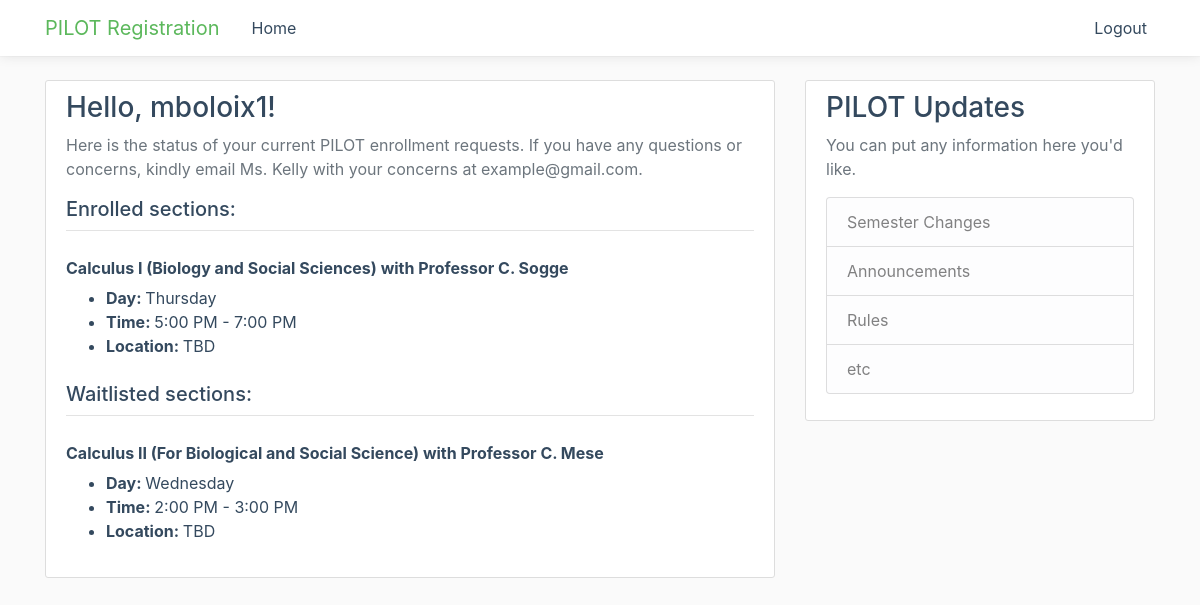
The app's page /status/ (signed in) with its own data.
### one/models.py (models this page shows, shortened)
class StudentUser(models.Model):
	user = models.OneToOneField(User, on_delete=models.CASCADE)
	hopid = models.CharField(max_length=200)
	jhed = models.CharField(max_length=200)
	major = models.CharField(max_length=100)
	grad_year = models.CharField(max_length=4)
	pre_health = models.BooleanField(default=False)

class Meeting(models.Model):
	course = models.ForeignKey(Course, on_delete=models.CASCADE)
	start_time = models.CharField(max_length=15)
	end_time = models.CharField(max_length=15)
	day = models.CharField(max_length=10, choices=DAYS)
	location = models.CharField(max_length=200, default='TBD')
	max = models.IntegerField(default=15)
	enrollment = models.IntegerField(default=0)
	waitlist = models.ManyToManyField(StudentUser, blank=True, related_name="waitlist")
	students = models.ManyToManyField(StudentUser, blank=True, related_name="students")

class Course(models.Model):
	name = models.CharField(max_length=200)
	prof = models.CharField(max_length=200)
	code = models.CharField(max_length=200, default='0')
	def __str__(self):
		return self.name + ' with Professor ' + self.prof

### one/views.py (the view)
# urls.py: path('status/', views.status, name='status'),
@login_required
def status(request):
	if request.method == 'POST':
		student = get_object_or_404(StudentUser, user=request.user)
		if not StudentUser.objects.filter(user=request.user.id).exists():
			return render(request, 'one/welcome.html/')
		elif not Meeting.objects.filter(students=student).exists() or Meeting.objects.filter(waitlist=student).exists():
			return redirect('one:results', pk=student.id)
	else:
		user = request.user
		student = get_object_or_404(StudentUser, user=user)
		enrolled = list(Meeting.objects.filter(students=student))
		waitlist = list(Meeting.objects.filter(waitlist=student))
		context = {
			'title': 'Your Status | PILOT Registration',
			'student': student,
			'enrolled': enrolled,
			'waitlist': waitlist
		}
		return render(request, 'one/status.html', context=context)

### one/templates/one/status.html
{% extends "one/base.html" %}
{% block content %}
	<div class="content-section">
		<h3>Hello, {{student.jhed }}!</h3>
		<p class="text-muted"> Here is the status of your current PILOT enrollment requests. If you have any questions or concerns, kindly email Ms. Kelly with your concerns at example@gmail.com. </p>
		<div class="article-metadata">
		<h5>Enrolled sections:</h5>
		</div><br>
		{% if enrolled|length > 0 %}
			{% for meeting in enrolled %}
					<h6 class="stat-course"><b>{{ meeting.course }}</b></h6>
						<ul>
							<li><b>Day: </b>{{ meeting.day }}</li>
							<li><b>Time: </b>{{ meeting.start_time}} - {{meeting.end_time}}</li>
							<li><b>Location: </b>{{meeting.location}}</li>
						</ul>
			{% endfor %}
		{% else %}
			<h6 class="stat-course"><b>You are not enrolled in any sections.</b></h6>
			<form method="post">
				{% csrf_token %}
				<button type="submit">Continue Registration</button>
			</form>
		{% endif %}<br>
		<div class="article-metadata">
		<h5>Waitlisted sections:</h5>
		</div><br>
		{% if waitlist|length > 0 %}
			{% for meeting in waitlist %}
					<h6 class="stat-course"><b>{{ meeting.course }}</b></h6>
					<ul>
						<li><b>Day: </b>{{ meeting.day }}</li>
						<li><b>Time: </b>{{ meeting.start_time}} - {{meeting.end_time}}</li>
						<li><b>Location: </b>{{meeting.location}}</li>
					</ul>
			{% endfor %}
		{% else %}
			<h6 class="stat-course"><b>You are not waitlisted for any sections.</b></h6>
		{% endif %}
		<br>
	</div>
{% endblock content%}

### one/static/one/main.css (style rules this page uses)
body { background: #fafafa; color: #34495E; margin-top: 5rem; }
.stat-course { padding-left: 0px; margin-left: 0px; }
h1, h2, h3, h4, h5, h6 { color: #34495E; }
ul { margin: 0; }
.content-section { background: #ffffff; padding: 10px 20px; border: 1px solid #dddddd; border-radius: 3px; margin-bottom: 20px; }
.article-metadata { padding-bottom: 1px; margin-bottom: 4px; border-bottom: 1px solid #e3e3e3 }

### records on screen
StudentUser: jhed "mboloix1"
Meeting: course "Calculus I (Biology and Social Sciences) with Professor C. Sogge", day "Thursday", start_time "5:00 PM", end_time "7:00 PM", location "TBD"
Meeting: course "Calculus II (For Biological and Social Science) with Professor C. Mese", day "Wednesday", start_time "2:00 PM", end_time "3:00 PM", location "TBD"
